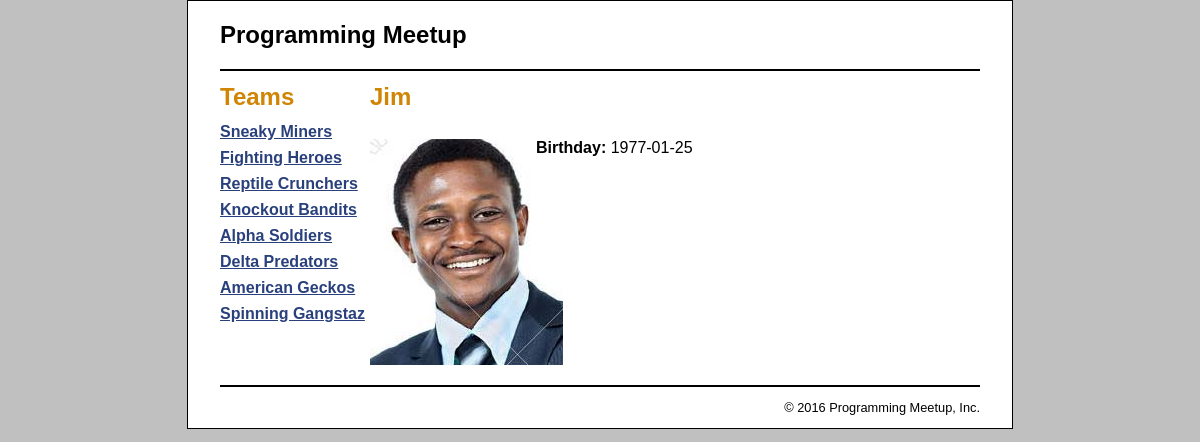
The page /controller/product_catalog?action=view_member&member_id=1 on the database its author committed.
### tables this page shows
CREATE TABLE team (
	team_id				int				auto_increment,
	team_name			varchar(255)	not null 		unique,
	team_description	varchar(500)	not null,	
	
	primary key (team_id)
);

CREATE TABLE member (
	team_id				int				not null,
	member_id			int				auto_increment,	
	member_name			varchar(255)	not null,
	member_birthday		date,

	index team_id (team_id),	
	foreign key (team_id) references team(team_id),		
	primary key (member_id)	
);

### model/category_db.php (called while the page is built, shortened)
<?php
	function get_teams() {
	    global $db;
	    $query = 'SELECT * FROM team
	              ORDER BY team_id';
	    $statement = $db->prepare($query);
	    $statement->execute();
	    return $statement;
	}
?>

### model/product_db.php (called while the page is built, shortened)
<?php
function get_member($member_id) {
    global $db;
    $query = 'SELECT * FROM member
              WHERE member_id = :member_id';
    $statement = $db->prepare($query);
    $statement->bindValue(":member_id", $member_id);
    $statement->execute();
    $members = $statement->fetch();
    return $members;
}
?>

### view/product_catalog/product_view.php (the view)
<?php include '../../view/template/header.php'; ?>
<main>
    <aside>
        <h1>Teams</h1>
        <?php include '../../view/template/categories_nav.php'; ?>
    </aside>
    <section>
        <h1><?php echo $name; ?></h1>
        <div id="left_column">
            <p>
                <img src="<?php echo $image_filename; ?>"
                    alt="<?php echo $image_alt; ?>" />
            </p>
        </div>
        <div id="right_column">
            <p>
				<b>Birthday:</b> <?php echo $birth_day; ?>
			</p>
        </div>
    </section>
</main>
<?php include '../../view/template/footer.php'; ?>

### controller/product_catalog/index.php (shortened to what this page needs)
<?php
require('../../model/database.php');
require('../../model/product_db.php');
require('../../model/category_db.php');
$action = filter_input(INPUT_POST, 'action');
if ($action == NULL) {
    $action = filter_input(INPUT_GET, 'action');
}
if ($action == 'list_products') {
    $team_id = filter_input(INPUT_GET, 'team_id', FILTER_VALIDATE_INT);
    if ($team_id == NULL || $team_id == FALSE) {
        $team_id = 1;
    }
    $teams = get_teams();
    $team_name = get_team_name($team_id);
    $member = get_member_by_team($team_id);
    include('../../view/product_catalog/product_list.php');
} else if ($action == 'view_member') {
    $member_id = filter_input(INPUT_GET, 'member_id', FILTER_VALIDATE_INT);
    if ($member_id == NULL || $member_id == FALSE) {
        $error = 'Missing or incorrect product id.';
        include('../../public/errors/error.php');
    } else {
        $teams = get_teams();
        $member = get_member($member_id);
		$code = $member['member_name'];
		$name = $member['member_name'];
        $birth_day = $member['member_birthday'];
        $image_filename = '../../public/images/' . $code . '.jpg';
        $image_alt = 'Image: ' . $code . '.jpg';
        include('../../view/product_catalog/product_view.php');
    }
}
?>

### view/template/header.php (shortened to what this page needs)
<?php
	function locateMainCssFile() {
		$path = '';
		$dir = ['/public/css/', '/../../public/css/'];
		if (file_exists(dirname($dir[0]))) {
			$path = $dir[0];
		} else {
			$path = $dir[1];
		}
		echo $path. 'main.css';
	}
?>
<!DOCTYPE html>
<html>
	<head>
		<link rel="stylesheet" type="text/css"
			  href = '<?php locateMainCssFile() ?>'>
	</head>
	<body>
	<header>
		<h1>Programming Meetup</h1>
	</header>

### view/template/categories_nav.php
<nav>
	<ul>
	<?php foreach ($teams as $team) : ?>
		<li>
		<a href="?team_id=<?php echo $team['team_id']; ?>">
			<?php echo $team['team_name']; ?>
		</a>
		</li>
	<?php endforeach; ?>
	</ul>
</nav>

### view/template/footer.php
<footer>
    <p class="copyright">
        &copy; <?php echo date("Y"); ?> Programming Meetup, Inc.
    </p>
</footer>
</body>
</html>

### public/css/main.css (style rules this page uses)
html { background-color: rgb(192, 192, 192); }
body { font-family: Arial, Helvetica, sans-serif; width: 760px; margin: 0 auto; padding: 0 2em; background-color: white; border: 1px solid black; }
header { border-bottom: 2px solid black; padding: .5em 0; }
header h1 { color: black; }
aside { float: left; width: 150px; }
section { float: left; width: 500px; }
footer { clear: both; border-top: 2px solid black; }
footer p { text-align: right; font-size: 80%; }
h1 { font-size: 150%; margin: .5em 0; }
h1, h2 { color: rgb(208, 133, 4); }
ul { list-style-type: none; margin: 0; padding-left: 0; padding-bottom: 1em; }
li { padding-bottom: 0.5em; }
a { color: rgb(41, 64, 124); font-weight: bold; }
#left_column { float: left; width: 150px; text-align: center; }
#right_column { float: left; padding-left: 1em; padding-bottom: 2em; }

### rows shown on the page
team: team_name "Sneaky Miners"
team: team_name "Fighting Heroes"
team: team_name "Reptile Crunchers"
team: team_name "Knockout Bandits"
team: team_name "Alpha Soldiers"
team: team_name "Delta Predators"
team: team_name "American Geckos"
team: team_name "Spinning Gangstaz"
member: member_name "Jim", member_birthday "1977-01-25"
